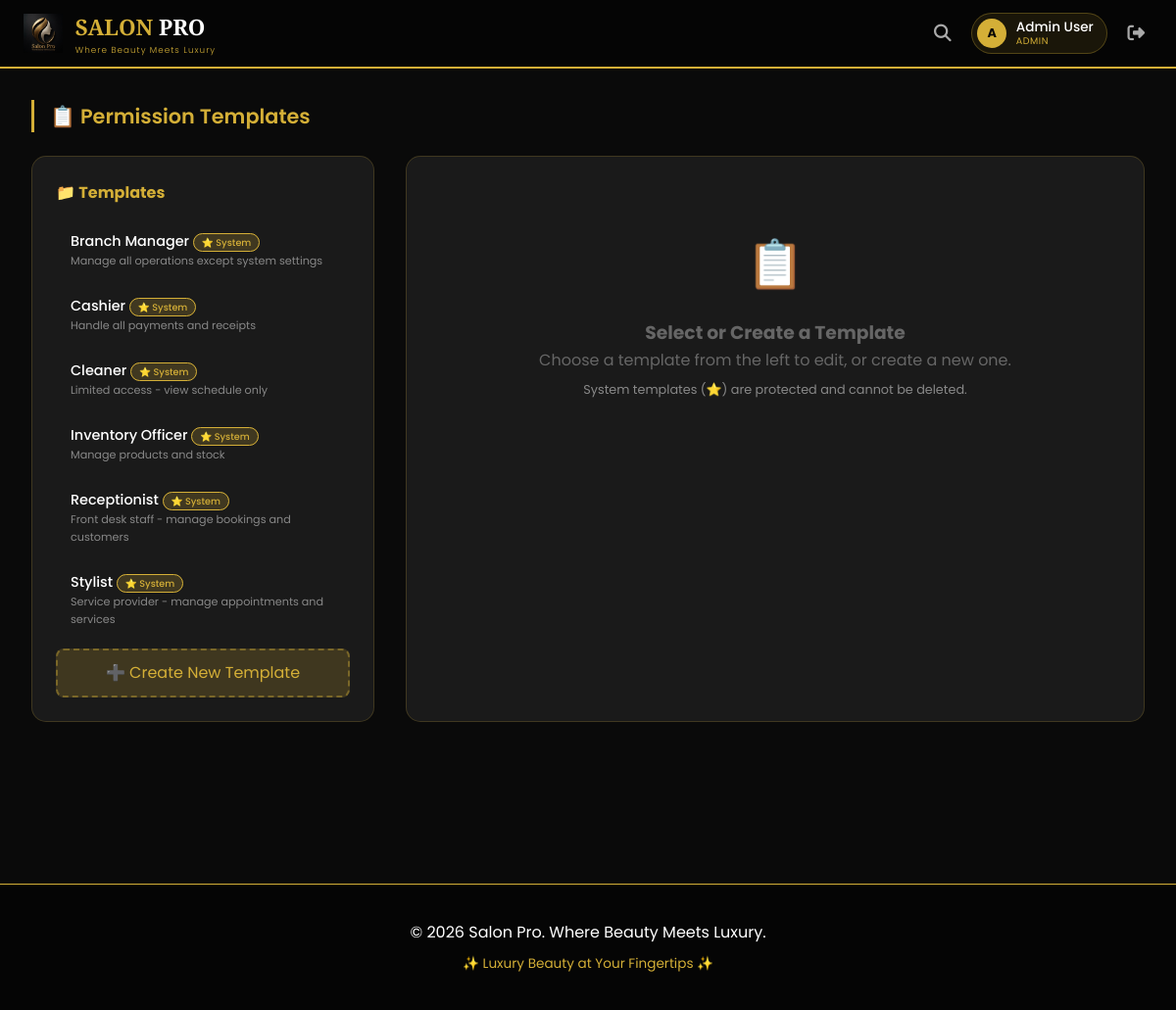
The page /admin/permission_templates.php (signed in) on the database its author committed.
### tables this page shows
CREATE TABLE IF NOT EXISTS permission_templates (
    id INT AUTO_INCREMENT PRIMARY KEY,
    template_name VARCHAR(100) UNIQUE NOT NULL,
    template_description TEXT,
    is_system BOOLEAN DEFAULT FALSE,
    created_at TIMESTAMP DEFAULT CURRENT_TIMESTAMP,
    created_by INT,
    FOREIGN KEY (created_by) REFERENCES users(id)
);

### admin/permission_templates.php (the view, shortened to what this page needs)
<?php
require_once '../config/database.php';
$template_id = isset($_GET['id']) ? (int)$_GET['id'] : 0;
$action = isset($_GET['action']) ? $_GET['action'] : '';
$edit_template = null;
$template_permissions = [];
$all_permissions = getAllPermissions();
$templates_result = mysqli_query($conn, "SELECT * FROM permission_templates ORDER BY template_name");
include '../includes/header.php';
?>
<div class="main-content">
    <h1 class="section-title">📋 Permission Templates</h1>
    <div class="templates-layout">
        <div class="template-list">
            <h3>📁 Templates</h3>
            <?php if(mysqli_num_rows($templates_result) == 0): ?>
                <p style="color: #666; text-align: center; padding: 1rem;">No templates found.</p>
            <?php else: ?>
                <?php while($template = mysqli_fetch_assoc($templates_result)): ?>
                    <a href="permission_templates.php?id=<?php echo $template['id']; ?>" class="template-item <?php echo ($template_id == $template['id']) ? 'active' : ''; ?>">
                        <div>
                            <div class="template-name">
                                <?php echo htmlspecialchars($template['template_name']); ?>
                                <?php if($template['is_system']): ?>
                                    <span class="system-badge">⭐ System</span>
                                <?php endif; ?>
                            </div>
                            <div class="template-desc"><?php echo htmlspecialchars($template['template_description']); ?></div>
                        </div>
                    </a>
                <?php endwhile; ?>
            <?php endif; ?>
            <a href="permission_templates.php?action=create" class="create-btn">➕ Create New Template</a>
        </div>
        <div class="template-editor">
            <?php if($action == 'create' || $template_id > 0): ?>
                <?php
                $is_edit = ($template_id > 0 && $edit_template);
                $template_name = $is_edit ? $edit_template['template_name'] : '';
                $template_description = $is_edit ? $edit_template['template_description'] : '';
                $is_system = $is_edit ? $edit_template['is_system'] : 0;
                ?>
                <div class="editor-header">
                    <h3><?php echo $is_edit ? '✏️ Edit Template' : '➕ Create New Template'; ?></h3>
                    <a href="permission_templates.php" class="btn-cancel" style="padding: 5px 15px; font-size: 0.8rem;">Cancel</a>
                </div>
                <form method="POST">
                    <input type="hidden" name="template_id" value="<?php echo $template_id; ?>">
                    <div class="form-row">
                        <div class="form-group">
                            <label>Template Name</label>
                            <input type="text" name="template_name" class="form-control" value="<?php echo htmlspecialchars($template_name); ?>" required>
                        </div>
                        <div class="form-group" style="display: flex; align-items: center; gap: 1rem;">
                            <label style="margin-bottom: 0;">
                                <input type="checkbox" name="is_system" value="1" <?php echo $is_system ? 'checked' : ''; ?> <?php echo $is_edit && $is_system ? 'disabled' : ''; ?>>
                                System Template
                            </label>
                            <?php if($is_edit && $is_system): ?>
                                <span style="color: #888; font-size: 0.8rem;">(Protected - cannot be deleted)</span>
                            <?php endif; ?>
                        </div>
                    </div>
                    <div class="form-group">
                        <label>Description</label>
                        <textarea name="template_description" class="form-control" rows="2"><?php echo htmlspecialchars($template_description); ?></textarea>
                    </div>
                    <div class="form-group">
                        <label>Select Permissions</label>
                        <div class="checkbox-group">
                            <?php while($perm = mysqli_fetch_assoc($all_permissions)): ?>
                                <label class="checkbox-item">
                                    <input type="checkbox" name="permissions[<?php echo $perm['id']; ?>]" value="1"
                                        <?php echo isset($template_permissions[$perm['id']]) && $template_permissions[$perm['id']] ? 'checked' : ''; ?>>
                                    <span class="perm-label"><?php echo htmlspecialchars($perm['description']); ?></span>
                                </label>
                            <?php endwhile; ?>
                        </div>
                        <div style="margin-top: 0.5rem;">
                            <button type="button" class="btn-cancel" style="padding: 3px 12px; font-size: 0.7rem;" onclick="selectAllPermissions(true)">Select All</button>
                            <button type="button" class="btn-cancel" style="padding: 3px 12px; font-size: 0.7rem;" onclick="selectAllPermissions(false)">Deselect All</button>
                        </div>
                    </div>
                    <button type="submit" name="save_template" class="btn-save">💾 Save Template</button>
                </form>
                <script>
                    function selectAllPermissions(select) {
                        const checkboxes = document.querySelectorAll('.checkbox-item input[type="checkbox"]');
                        checkboxes.forEach(cb => {
                            cb.checked = select;
                        });
                    }
                </script>
            <?php else: ?>
                <div class="empty-state">
                    <div class="icon">📋</div>
                    <h3>Select or Create a Template</h3>
                    <p>Choose a template from the left to edit, or create a new one.</p>
                    <p style="font-size: 0.8rem; color: #888; margin-top: 0.5rem;">
                        System templates (⭐) are protected and cannot be deleted.
                    </p>
                </div>
            <?php endif; ?>
        </div>
    </div>
</div>
<?php include '../includes/footer.php'; ?>

### assets/css/style.css (style rules this page uses)
:root { --bg-primary: #0B0B0B; --bg-secondary: #111111; --bg-card: #1A1A1A; --bg-panel: #0E0E0E; --bg-input: #1E1E1E; --emerald: #0F9D58; --emerald-light: #1ABC9C; --emerald-dark: #0B7A3E; --emerald-bg: rgba(15, 157, 88, 0.15); --emerald-border: rgba(15, 157, 88, 0.3); --gold: #D4AF37; --gold-light: #F0D878; --gold-dark: #A3831F; --gold-bg: rgba(212, 175, 55, 0.15); --gold-border: rgba(212, 175, 55, 0.3); --text-primary: #F5F5F5; --text-secondary: #B8B2A0; --text-muted: #7A7568; --success: #28A745; --danger: #E0554A; --warning: #E0A63C; --info: #4A90D9; --border-color: rgba(212, 175, 55, 0.2); --border-emerald: rgba(15, 157, 88, 0.3); --shadow-gold: 0 4px 20px rgba(212, 175, 55, 0.15); --shadow-emerald: 0 4px 20px rgba(15, 157, 88, 0.2); }
* { margin: 0; padding: 0; box-sizing: border-box; }
body { font-family: 'Poppins', 'Segoe UI', Tahoma, Geneva, Verdana, sans-serif; background: var(--bg-primary); color: var(--text-primary); line-height: 1.6; }

### includes/header.php (style rules this page uses)
* { margin: 0; padding: 0; box-sizing: border-box; }
body { font-family: 'Poppins', sans-serif; background: #0a0a0a; color: #ffffff; line-height: 1.6; }

### admin/permission_templates.php (style rules this page uses)
.main-content { padding: 2rem; background: #0a0a0a; min-height: 100vh; }
.section-title { color: #d4af37; font-size: 1.3rem; font-weight: 600; margin-bottom: 1.5rem; border-left: 3px solid #d4af37; padding-left: 1rem; }
.templates-layout { display: grid; grid-template-columns: 350px 1fr; gap: 2rem; margin-top: 1rem; }
.template-list { background: #1a1a1a; border-radius: 15px; padding: 1.5rem; border: 1px solid rgba(212, 175, 55, 0.2); max-height: 600px; overflow-y: auto; }
.template-list h3 { color: #d4af37; margin-bottom: 1rem; font-size: 1rem; }
.template-list .template-item { display: flex; justify-content: space-between; align-items: center; padding: 10px 12px; border-radius: 8px; margin-bottom: 5px; transition: all 0.3s; text-decoration: none; color: white; border-left: 3px solid transparent; }
.template-list .template-item .template-name { font-weight: 500; font-size: 0.9rem; }
.template-list .template-item .template-desc { font-size: 0.7rem; color: #888; }
.template-list .template-item .system-badge { font-size: 0.6rem; background: rgba(212, 175, 55, 0.2); color: #d4af37; padding: 2px 8px; border-radius: 20px; border: 1px solid #d4af37; }
.template-list .create-btn { width: 100%; padding: 10px; background: rgba(212, 175, 55, 0.2); border: 2px dashed rgba(212, 175, 55, 0.4); border-radius: 8px; color: #d4af37; cursor: pointer; transition: all 0.3s; text-align: center; margin-top: 10px; text-decoration: none; display: block; }
.template-editor { background: #1a1a1a; border-radius: 15px; padding: 1.5rem; border: 1px solid rgba(212, 175, 55, 0.2); }
.empty-state { text-align: center; padding: 3rem 0; color: #666; }
.empty-state .icon { font-size: 3rem; margin-bottom: 1rem; }

### rows shown on the page
permission_templates: template_name "Branch Manager", is_system "⭐ System", template_description "Manage all operations except system settings"
permission_templates: template_name "Cashier", is_system "⭐ System", template_description "Handle all payments and receipts"
permission_templates: template_name "Cleaner", is_system "⭐ System", template_description "Limited access - view schedule only"
permission_templates: template_name "Inventory Officer", is_system "⭐ System", template_description "Manage products and stock"
permission_templates: template_name "Receptionist", is_system "⭐ System", template_description "Front desk staff - manage bookings and customers"
permission_templates: template_name "Stylist", is_system "⭐ System", template_description "Service provider - manage appointments and services"

### other values the page prints
substr($user_name, 0, 1) "A"
$user_name "Admin User"
str_replace('_', ' ', $user_role) "ADMIN"
